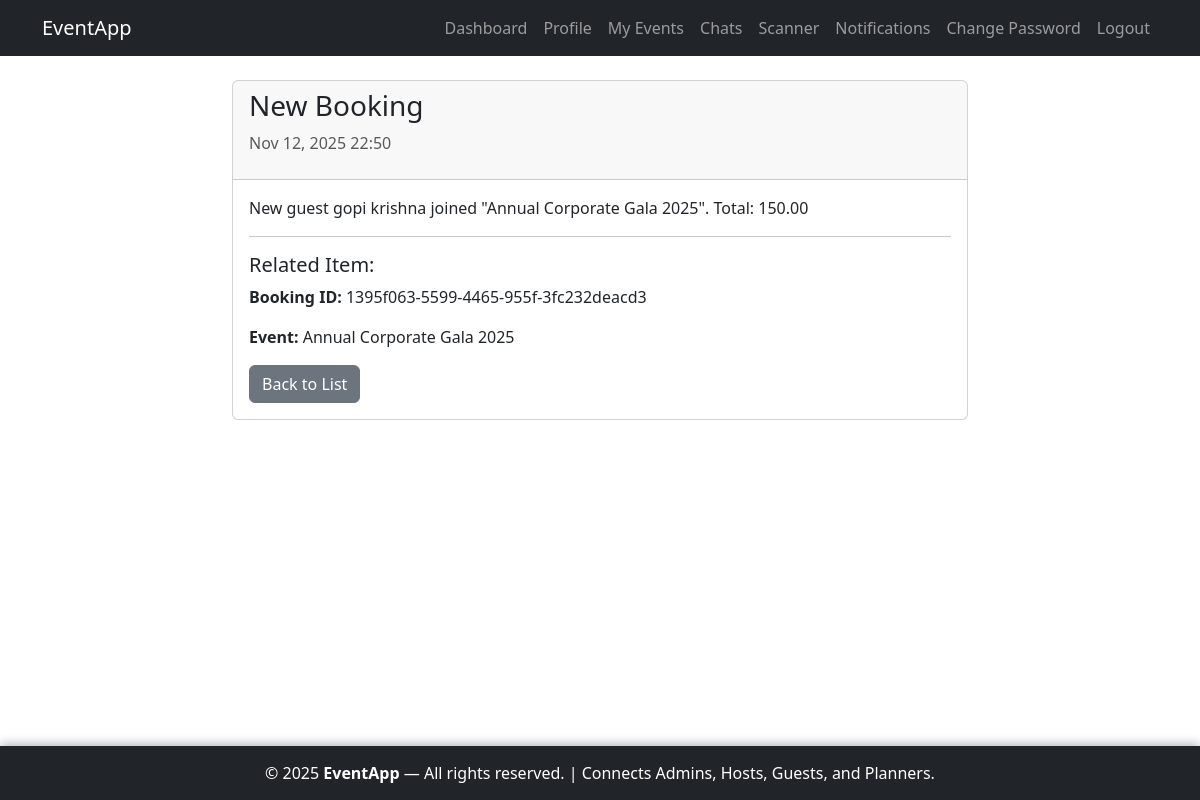
Page /notifications/14/ (signed in) on the committed database.
### notifications/models.py (models this page shows, shortened)
class Notification(models.Model):
    TYPE_CHOICES = [
        ('proposal_submitted', 'Proposal Submitted'),
        ('proposal_accepted', 'Proposal Accepted'),
        ('booking_created', 'New Booking'),
        ('event_created', 'New Event'),
        ('general', 'General Alert'),
    ]
    recipient = models.ForeignKey(settings.AUTH_USER_MODEL, on_delete=models.CASCADE, related_name='notifications')
    notification_type = models.CharField(max_length=20, choices=TYPE_CHOICES)
    message = models.TextField()
    related_object_id = models.PositiveIntegerField(null=True, blank=True)  # e.g., Proposal/Booking ID
    related_model = models.CharField(max_length=50, null=True, blank=True)  # e.g., 'host.proposal'
    is_read = models.BooleanField(default=False)
    created_at = models.DateTimeField(auto_now_add=True)
    class Meta:
        ordering = ['-created_at']
    @property
    def related_object(self):
        if self.related_object_id and self.related_model:
            model_class = apps.get_model(self.related_model)
            return model_class.objects.get(id=self.related_object_id)
        return None

### guest/models.py (models this page shows, shortened)
class Booking(models.Model):
    STATUS_CHOICES = [
        ('confirmed', 'Confirmed'),
        ('cancelled', 'Cancelled'),
    ]
    guest = models.ForeignKey(
        settings.AUTH_USER_MODEL,
        on_delete=models.CASCADE,
        related_name='bookings'
    )
    event = models.ForeignKey(
        'host.Event',
        on_delete=models.CASCADE,
        related_name='bookings'
    )
    booking_id = models.UUIDField(default=uuid.uuid4, editable=False, unique=True)
    ticket_quantity = models.PositiveIntegerField(default=1)
    total_amount = models.DecimalField(max_digits=10, decimal_places=2)
    status = models.CharField(max_length=10, choices=STATUS_CHOICES, default='confirmed')
    qrcode = models.ImageField(upload_to='qrcodes/', blank=True, null=True)
    created_at = models.DateTimeField(auto_now_add=True)
    is_used = models.BooleanField(default=False)
    scanned_at = models.DateTimeField(null=True, blank=True)
    class Meta:
        ordering = ['-created_at']

### host/models.py (models this page shows, shortened)
class Event(models.Model):
    NEEDS_CHOICES = [
        ('catering', 'Catering'),
        ('decorations', 'Decorations'),
        ('photography', 'Photography'),
        ('music', 'Music/DJ'),
        ('venue', 'Venue Setup'),
        ('other', 'Other'),
    ]
    host = models.ForeignKey(settings.AUTH_USER_MODEL, on_delete=models.CASCADE, related_name='events')
    name = models.CharField(max_length=255)
    start_date = models.DateTimeField()
    end_date = models.DateTimeField()
    budget = models.DecimalField(max_digits=10, decimal_places=2)
    guest_count = models.PositiveIntegerField()
    needs = models.CharField(max_length=255, blank=True)
    banner = models.ImageField(upload_to='events/', blank=True, null=True)
    venue_details = models.TextField(blank=True)
    created_at = models.DateTimeField(auto_now_add=True)
    updated_at = models.DateTimeField(auto_now=True)
    class Meta:
        ordering = ['-created_at']

### notifications/views.py (the view)
# urls.py: path('<int:pk>/', views.NotificationDetailView.as_view(), name='notification_detail'),
class NotificationDetailView(LoginRequiredMixin, DetailView):
    model = Notification
    template_name = 'notifications/notification_detail.html'
    context_object_name = 'notification'
    def get_queryset(self):
        return Notification.objects.filter(recipient=self.request.user)
    def get(self, request, *args, **kwargs):
        self.object = self.get_object()
        if not self.object.is_read:
            self.object.is_read = True
            self.object.save(update_fields=['is_read'])
        context = self.get_context_data(object=self.object)
        return self.render_to_response(context)

### notifications/templates/notifications/notification_detail.html (shortened to what this page needs)
{% extends 'accounts/base.html' %}
{% block content %}
<div class="row justify-content-center">
    <div class="col-md-8">
        <div class="card">
            <div class="card-header">
                <h3>{{ notification.get_notification_type_display }}</h3>
                <p class="text-muted">{{ notification.created_at|date:"M d, Y H:i" }}</p>
            </div>
            <div class="card-body">
                <p>{{ notification.message }}</p>
                {% if notification.related_object %}
                    <hr>
                    <h5>Related Item:</h5>
                    {% if notification.related_model == 'host.proposal' %}
                        <p><strong>Proposal Amount:</strong> ₹{{ notification.related_object.amount }}</p>
                        <p><strong>Event:</strong> {{ notification.related_object.event.name }}</p>
                    {% elif notification.related_model == 'guest.booking' %}
                        <p><strong>Booking ID:</strong> {{ notification.related_object.booking_id }}</p>
                        <p><strong>Event:</strong> {{ notification.related_object.event.name }}</p>
                    {% elif notification.related_model == 'host.event' %}
                        <p><strong>Event:</strong> {{ notification.related_object.name }}</p>
                    {% endif %}
                {% endif %}
                <a href="{% url 'notifications:notification_list' %}" class="btn btn-secondary">Back to List</a>
            </div>
        </div>
    </div>
</div>
{% endblock %}

### accounts/templates/accounts/base.html (style rules this page uses)
html, body { height: 100%; margin: 0; }
body { display: flex; flex-direction: column; min-height: 100vh; }

### rows in the picture
Notification: notification_type "New Booking", created_at "Nov 12, 2025 22:50", message "New guest gopi krishna joined \"Annual Corporate Gala 2025\". Total: 150.00", related_object.booking_id "1395f063-5599-4465-955f-3fc232deacd3", related_object.event.name "Annual Corporate Gala 2025"
